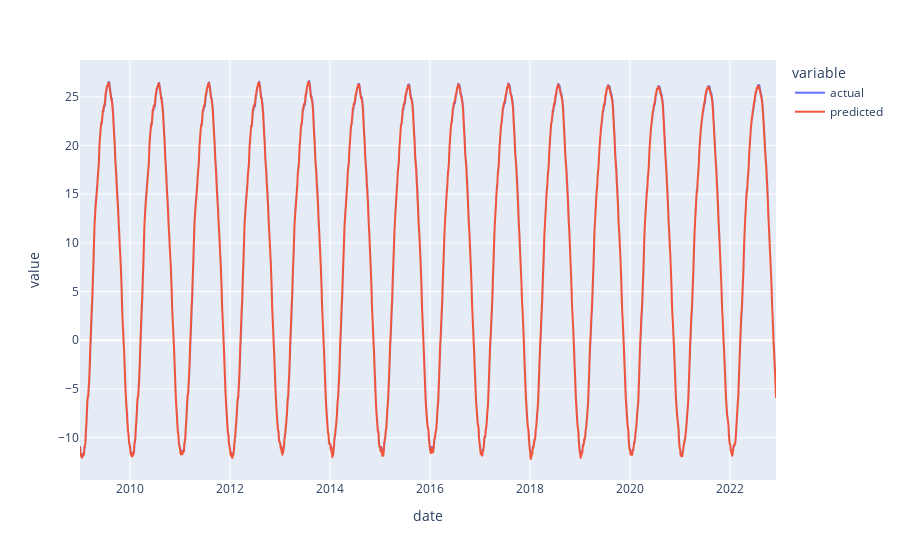

Notebook source saved alongside this figure:
### Code cell
# plot interactive graph
import plotly.express as px
fig = px.line(conbined, x=conbined.index, y=['actual', 'predicted'])
fig.show()

### Figure 1 — Plotly figure (JSON) as saved in the notebook; plotly's stock layout.template omitted (floating-point values rounded to 4 significant figures; data arrays with more than 128 entries replaced by an {"elided": "..."} marker saying what was removed)
{"data": [{"hovertemplate": "variable=actual<br>date=%{x}<br>value=%{y}<extra></extra>", "legendgroup": "actual", "line": {"color": "#636efa", "dash": "solid"}, "marker": {"symbol": "circle"}, "mode": "lines", "name": "actual", "showlegend": true, "type": "scattergl", "x": {"elided": "5086 str values"}, "xaxis": "x", "y": {"elided": "5086 float values"}, "yaxis": "y"}, {"hovertemplate": "variable=predicted<br>date=%{x}<br>value=%{y}<extra></extra>", "legendgroup": "predicted", "line": {"color": "#EF553B", "dash": "solid"}, "marker": {"symbol": "circle"}, "mode": "lines", "name": "predicted", "showlegend": true, "type": "scattergl", "x": {"elided": "5086 str values"}, "xaxis": "x", "y": {"elided": "5086 float values"}, "yaxis": "y"}], "layout": {"legend": {"title": {"text": "variable"}, "tracegroupgap": 0}, "margin": {"t": 60}, "xaxis": {"anchor": "y", "domain": [0, 1], "title": {"text": "date"}}, "yaxis": {"anchor": "x", "domain": [0, 1], "title": {"text": "value"}}}}
